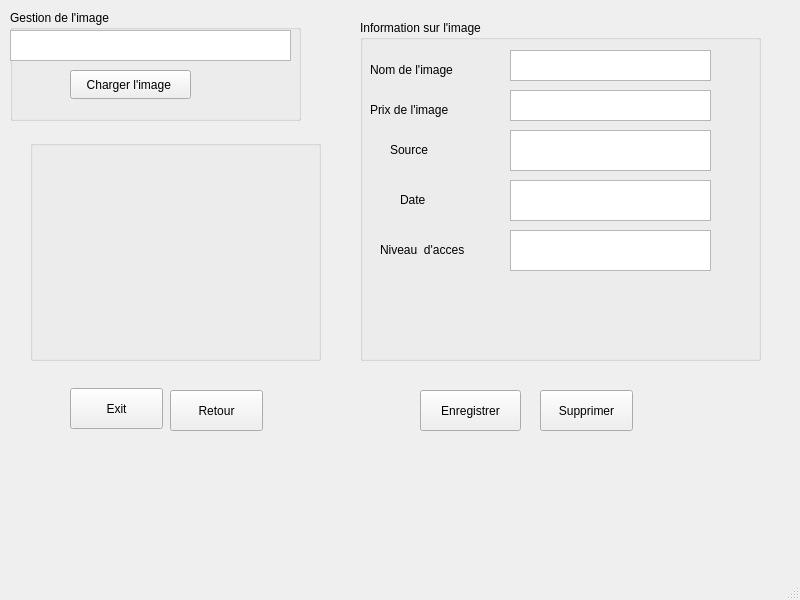
<?xml version="1.0" encoding="UTF-8"?>
<ui version="4.0">
 <class>databaseWindow</class>
 <widget class="QMainWindow" name="databaseWindow">
  <property name="geometry">
   <rect>
    <x>0</x>
    <y>0</y>
    <width>800</width>
    <height>600</height>
   </rect>
  </property>
  <property name="windowTitle">
   <string>MainWindow</string>
  </property>
  <widget class="QWidget" name="centralwidget">
   <widget class="QGroupBox" name="groupBox">
    <property name="geometry">
     <rect>
      <x>360</x>
      <y>20</y>
      <width>401</width>
      <height>341</height>
     </rect>
    </property>
    <property name="title">
     <string>Information sur l'image</string>
    </property>
    <widget class="QLabel" name="NomImage">
     <property name="geometry">
      <rect>
       <x>10</x>
       <y>40</y>
       <width>111</width>
       <height>20</height>
      </rect>
     </property>
     <property name="text">
      <string>Nom de l'image</string>
     </property>
    </widget>
    <widget class="QLabel" name="PrixImgeEditDB">
     <property name="geometry">
      <rect>
       <x>10</x>
       <y>80</y>
       <width>101</width>
       <height>20</height>
      </rect>
     </property>
     <property name="text">
      <string>Prix de l'image </string>
     </property>
    </widget>
    <widget class="QTextEdit" name="NomImageEditDB">
     <property name="geometry">
      <rect>
       <x>150</x>
       <y>30</y>
       <width>201</width>
       <height>31</height>
      </rect>
     </property>
    </widget>
    <widget class="QLabel" name="SourceImageEditDB">
     <property name="geometry">
      <rect>
       <x>30</x>
       <y>120</y>
       <width>63</width>
       <height>20</height>
      </rect>
     </property>
     <property name="text">
      <string>Source</string>
     </property>
    </widget>
    <widget class="QLabel" name="dateDB">
     <property name="geometry">
      <rect>
       <x>40</x>
       <y>170</y>
       <width>63</width>
       <height>20</height>
      </rect>
     </property>
     <property name="text">
      <string>Date</string>
     </property>
    </widget>
    <widget class="QLabel" name="NAImageEditDB">
     <property name="geometry">
      <rect>
       <x>20</x>
       <y>220</y>
       <width>111</width>
       <height>20</height>
      </rect>
     </property>
     <property name="text">
      <string>Niveau  d'acces</string>
     </property>
    </widget>
    <widget class="QTextEdit" name="PrixEdDB">
     <property name="geometry">
      <rect>
       <x>150</x>
       <y>70</y>
       <width>201</width>
       <height>31</height>
      </rect>
     </property>
    </widget>
    <widget class="QTextEdit" name="SourceEdDB">
     <property name="geometry">
      <rect>
       <x>150</x>
       <y>110</y>
       <width>201</width>
       <height>41</height>
      </rect>
     </property>
    </widget>
    <widget class="QTextEdit" name="DateEdDB">
     <property name="geometry">
      <rect>
       <x>150</x>
       <y>160</y>
       <width>201</width>
       <height>41</height>
      </rect>
     </property>
    </widget>
    <widget class="QTextEdit" name="NiveauDB">
     <property name="geometry">
      <rect>
       <x>150</x>
       <y>210</y>
       <width>201</width>
       <height>41</height>
      </rect>
     </property>
    </widget>
   </widget>
   <widget class="QGroupBox" name="gestionImage">
    <property name="geometry">
     <rect>
      <x>10</x>
      <y>10</y>
      <width>291</width>
      <height>111</height>
     </rect>
    </property>
    <property name="title">
     <string>Gestion de l'image</string>
    </property>
    <widget class="QPushButton" name="LoadImage">
     <property name="geometry">
      <rect>
       <x>60</x>
       <y>60</y>
       <width>121</width>
       <height>29</height>
      </rect>
     </property>
     <property name="text">
      <string>Charger l'image </string>
     </property>
    </widget>
    <widget class="QTextEdit" name="textEdit">
     <property name="geometry">
      <rect>
       <x>0</x>
       <y>20</y>
       <width>281</width>
       <height>31</height>
      </rect>
     </property>
    </widget>
   </widget>
   <widget class="QPushButton" name="EXITDB">
    <property name="geometry">
     <rect>
      <x>70</x>
      <y>388</y>
      <width>93</width>
      <height>41</height>
     </rect>
    </property>
    <property name="text">
     <string>Exit</string>
    </property>
   </widget>
   <widget class="QPushButton" name="ReturnDB">
    <property name="geometry">
     <rect>
      <x>170</x>
      <y>390</y>
      <width>93</width>
      <height>41</height>
     </rect>
    </property>
    <property name="text">
     <string>Retour</string>
    </property>
   </widget>
   <widget class="QPushButton" name="EnregistrerDBpushB">
    <property name="geometry">
     <rect>
      <x>420</x>
      <y>390</y>
      <width>101</width>
      <height>41</height>
     </rect>
    </property>
    <property name="text">
     <string>Enregistrer</string>
    </property>
   </widget>
   <widget class="QPushButton" name="SupprimerDBpush">
    <property name="geometry">
     <rect>
      <x>540</x>
      <y>390</y>
      <width>93</width>
      <height>41</height>
     </rect>
    </property>
    <property name="text">
     <string>Supprimer</string>
    </property>
   </widget>
   <widget class="QGroupBox" name="groupBox_2">
    <property name="geometry">
     <rect>
      <x>30</x>
      <y>140</y>
      <width>291</width>
      <height>221</height>
     </rect>
    </property>
    <property name="title">
     <string/>
    </property>
   </widget>
  </widget>
  <widget class="QMenuBar" name="menubar">
   <property name="geometry">
    <rect>
     <x>0</x>
     <y>0</y>
     <width>800</width>
     <height>26</height>
    </rect>
   </property>
  </widget>
  <widget class="QStatusBar" name="statusbar"/>
 </widget>
 <resources/>
 <connections/>
</ui>
